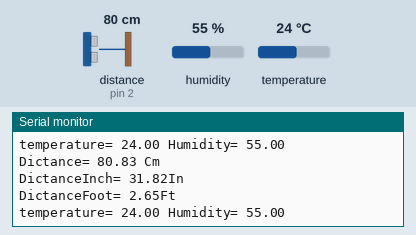
A sketch run on a simulated Arduino Uno, built with avr-gcc and run on an emulated ATmega328P. On the bench: the last lines printed to the serial monitor. The test bench sets the inputs (shaded band); at power-on: distance to the obstacle (sensor on pin 2) 80 cm, humidity 55 %, temperature 24 °C.

Above: at 1.3 s.
1.4 s: distance to the obstacle (sensor on pin 2) set to 120 cm
At 1.56 s:
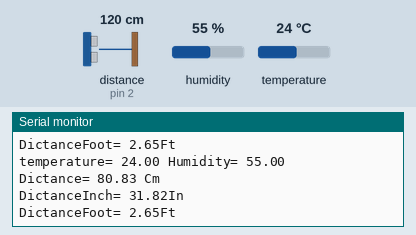
8.0 s: distance to the obstacle (sensor on pin 2) set to 35 cm
At 8.25 s:
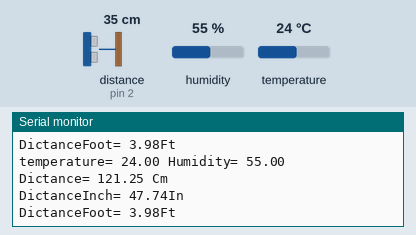
14.6 s: distance to the obstacle (sensor on pin 2) set to 60 cm
At 14.83 s:
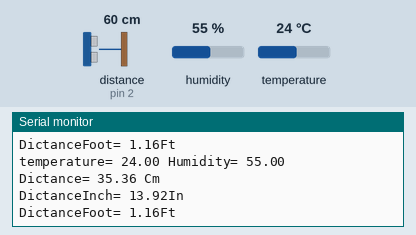
21.2 s: humidity set to 22 %
At 21.43 s:
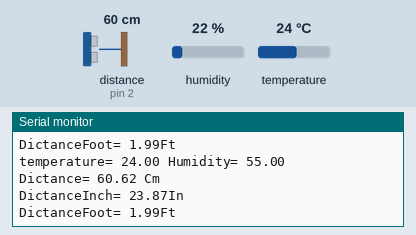
27.8 s: temperature set to 12 °C
At 28.03 s:
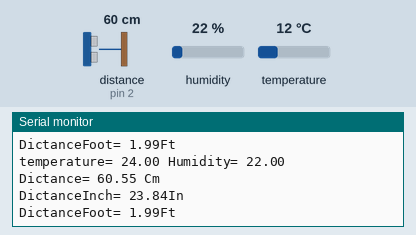
34.4 s: distance to the obstacle (sensor on pin 2) set to 299 cm
At 34.98 s:
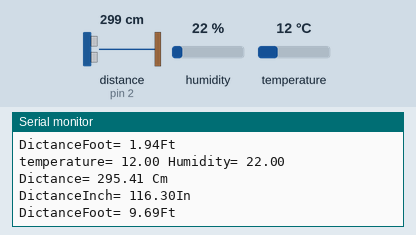
Timing chart, 0 to 37.4 s (numbered marks = the images above; inputs shaded):
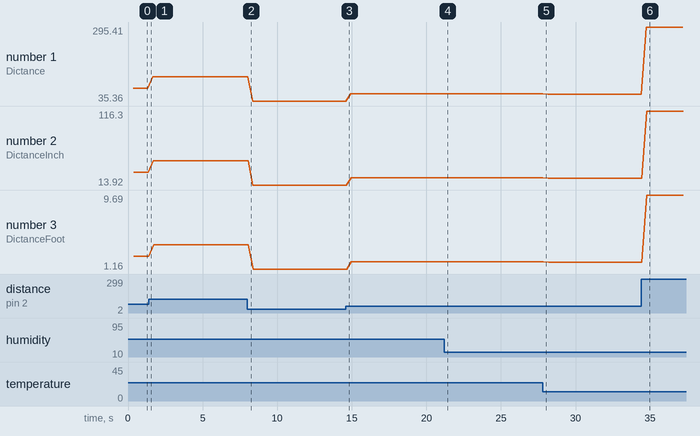

Measured:
- after the input at 34.4 s, the serial monitor: prints a new line after 0.34 s (image 6)
- plotted number 1: 80.83 → 121.25 after the input at 1.4 s, 121.25 → 35.36 after the input at 8.0 s, 35.36 → 60.62 after the input at 14.6 s, 60.62 → 60.55 after the input at 21.2 s, 60.55 → 59.28 after the input at 27.8 s
- plotted number 2: 31.82 → 47.74 after the input at 1.4 s, 47.74 → 13.92 after the input at 8.0 s, 13.92 → 23.87 after the input at 14.6 s, 23.87 → 23.84 after the input at 21.2 s, 23.84 → 23.34 after the input at 27.8 s
- plotted number 3: 2.65 → 3.98 after the input at 1.4 s, 3.98 → 1.16 after the input at 8.0 s, 1.16 → 1.99 after the input at 14.6 s, 1.99 → 1.94 after the input at 27.8 s, 1.94 → 9.69 after the input at 34.4 s

The sketch:

Sonic_sensor_newping.ino
```cpp
#include<NewPing.h>
#include<DHT.h>
const int  dhtpin=3;
float   inch;
float   foot;
const int tp = 2;
const int ep = 2;
const int md = 400;
const int spkr = 7;
int iterations = 5;
NewPing sonar(tp, ep, md);
float temp;
float hum;
float dur, dist,soundsp,soundcm;
int nill() {
  return 1;
}


DHT dht(dhtpin,DHT11);
void setup() {
  Serial.begin(9600);
dht.begin();
}


void loop() {
  delay(170);
  hum=dht.readHumidity();
  temp=dht.readTemperature();
  soundsp=331.4+(0.606*temp)+(0.0124*hum);
  soundcm=soundsp/10000;
  dur = sonar.ping_median(iterations);
  dist = (dur / 2) * soundcm;
  inch=(dist/2.54);
    foot=(dist/30.48);
  Serial.print("\ntemperature= ");
    Serial.print(temp);
      Serial.print(" Humidity= ");
    Serial.print(hum);
    Serial.print("\nDictance= ");
    Serial.print(dist);
    Serial.print(" Cm\n");
Serial.print("\nDictanceInch= ");
    Serial.print(inch);
    Serial.print("In\n");
    Serial.print("\nDictanceFoot= ");
    Serial.print(foot);
    Serial.print("Ft\n");
}
```
